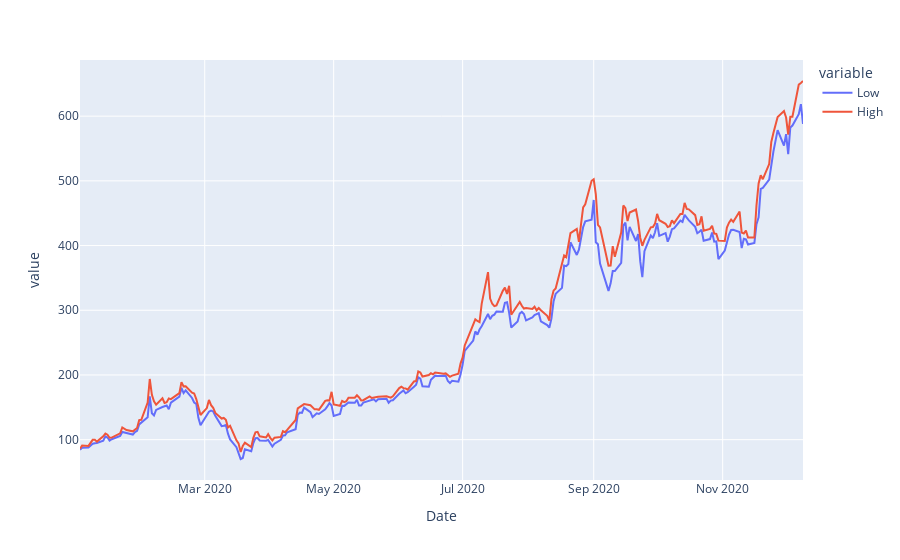

Notebook cell for this chart:
### Code cell
fig = px.line(df, x='Date', y = ['Low','High'])
fig.show()

### Figure 1 — Plotly figure (JSON) as saved in the notebook; plotly's stock layout.template omitted (floating-point values rounded to 4 significant figures; data arrays with more than 128 entries replaced by an {"elided": "..."} marker saying what was removed)
{"data": [{"hovertemplate": "variable=Low<br>Date=%{x}<br>value=%{y}<extra></extra>", "legendgroup": "Low", "line": {"color": "#636efa", "dash": "solid"}, "mode": "lines", "name": "Low", "orientation": "v", "showlegend": true, "type": "scatter", "x": {"elided": "238 str values"}, "xaxis": "x", "y": {"elided": "238 float values"}, "yaxis": "y"}, {"hovertemplate": "variable=High<br>Date=%{x}<br>value=%{y}<extra></extra>", "legendgroup": "High", "line": {"color": "#EF553B", "dash": "solid"}, "mode": "lines", "name": "High", "orientation": "v", "showlegend": true, "type": "scatter", "x": {"elided": "238 str values"}, "xaxis": "x", "y": {"elided": "238 float values"}, "yaxis": "y"}], "layout": {"legend": {"title": {"text": "variable"}, "tracegroupgap": 0}, "margin": {"t": 60}, "xaxis": {"anchor": "y", "domain": [0, 1], "title": {"text": "Date"}}, "yaxis": {"anchor": "x", "domain": [0, 1], "title": {"text": "value"}}}}
